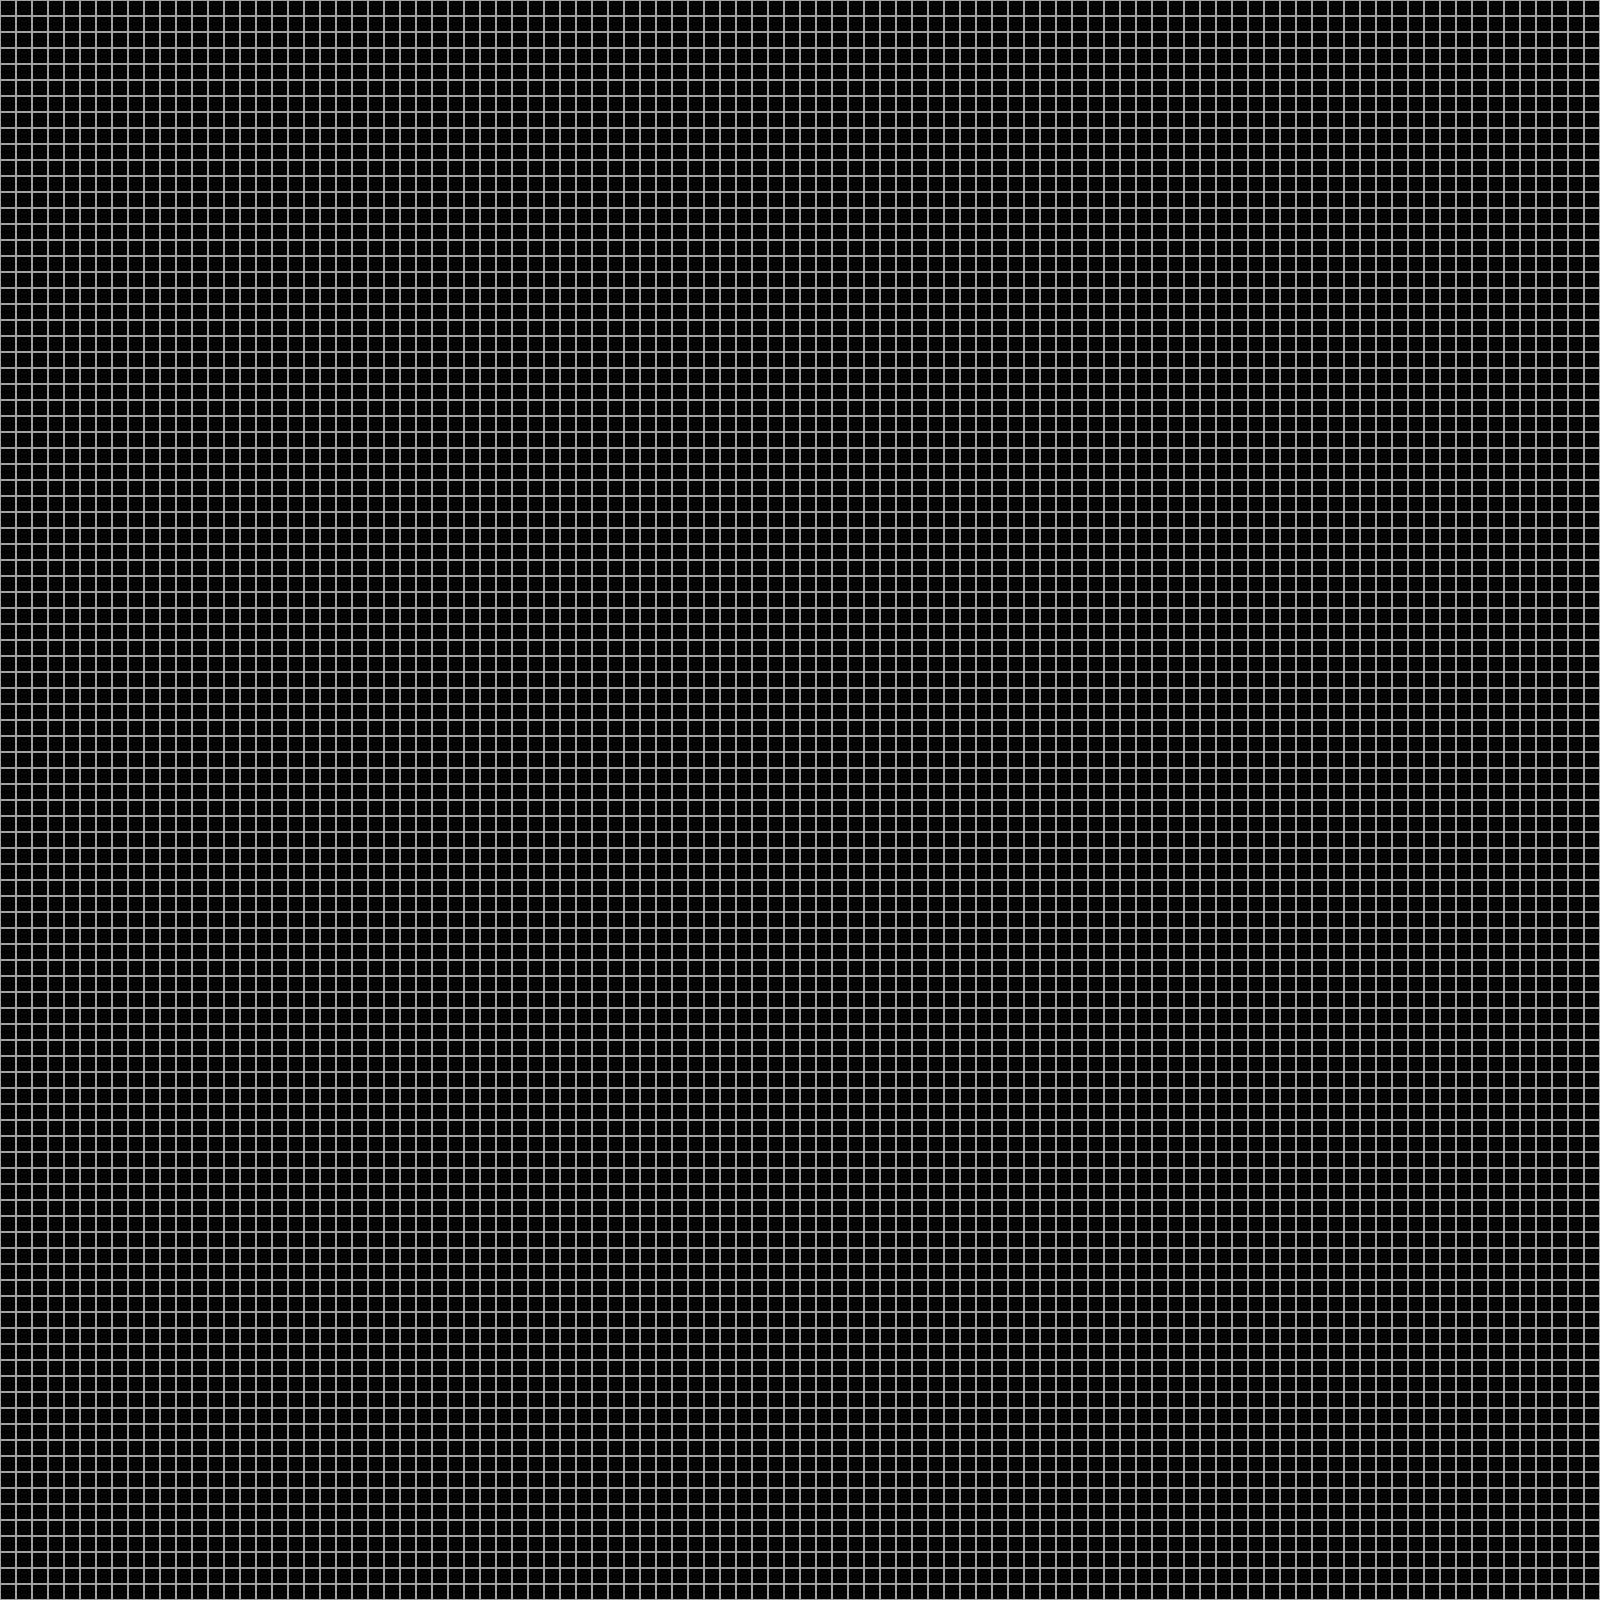

Rendered tile map (Tiled .tmx) drawn with the repository's tilesets; below, a short description and the map source with its tile grids summarised:
An orthogonal 100x100 tile map with 16x16 px tiles, 1 tile layer (background).

<map version="1.0" orientation="orthogonal" renderorder="left-up" width="100" height="100" tilewidth="16" tileheight="16" nextobjectid="14">
 <tileset firstgid="1" source="life.tsx" />
 <layer name="background" width="100" height="100">
  <data>[10000 cells, 10000 non-empty, 1 distinct tile ids]</data>
 </layer>
</map>